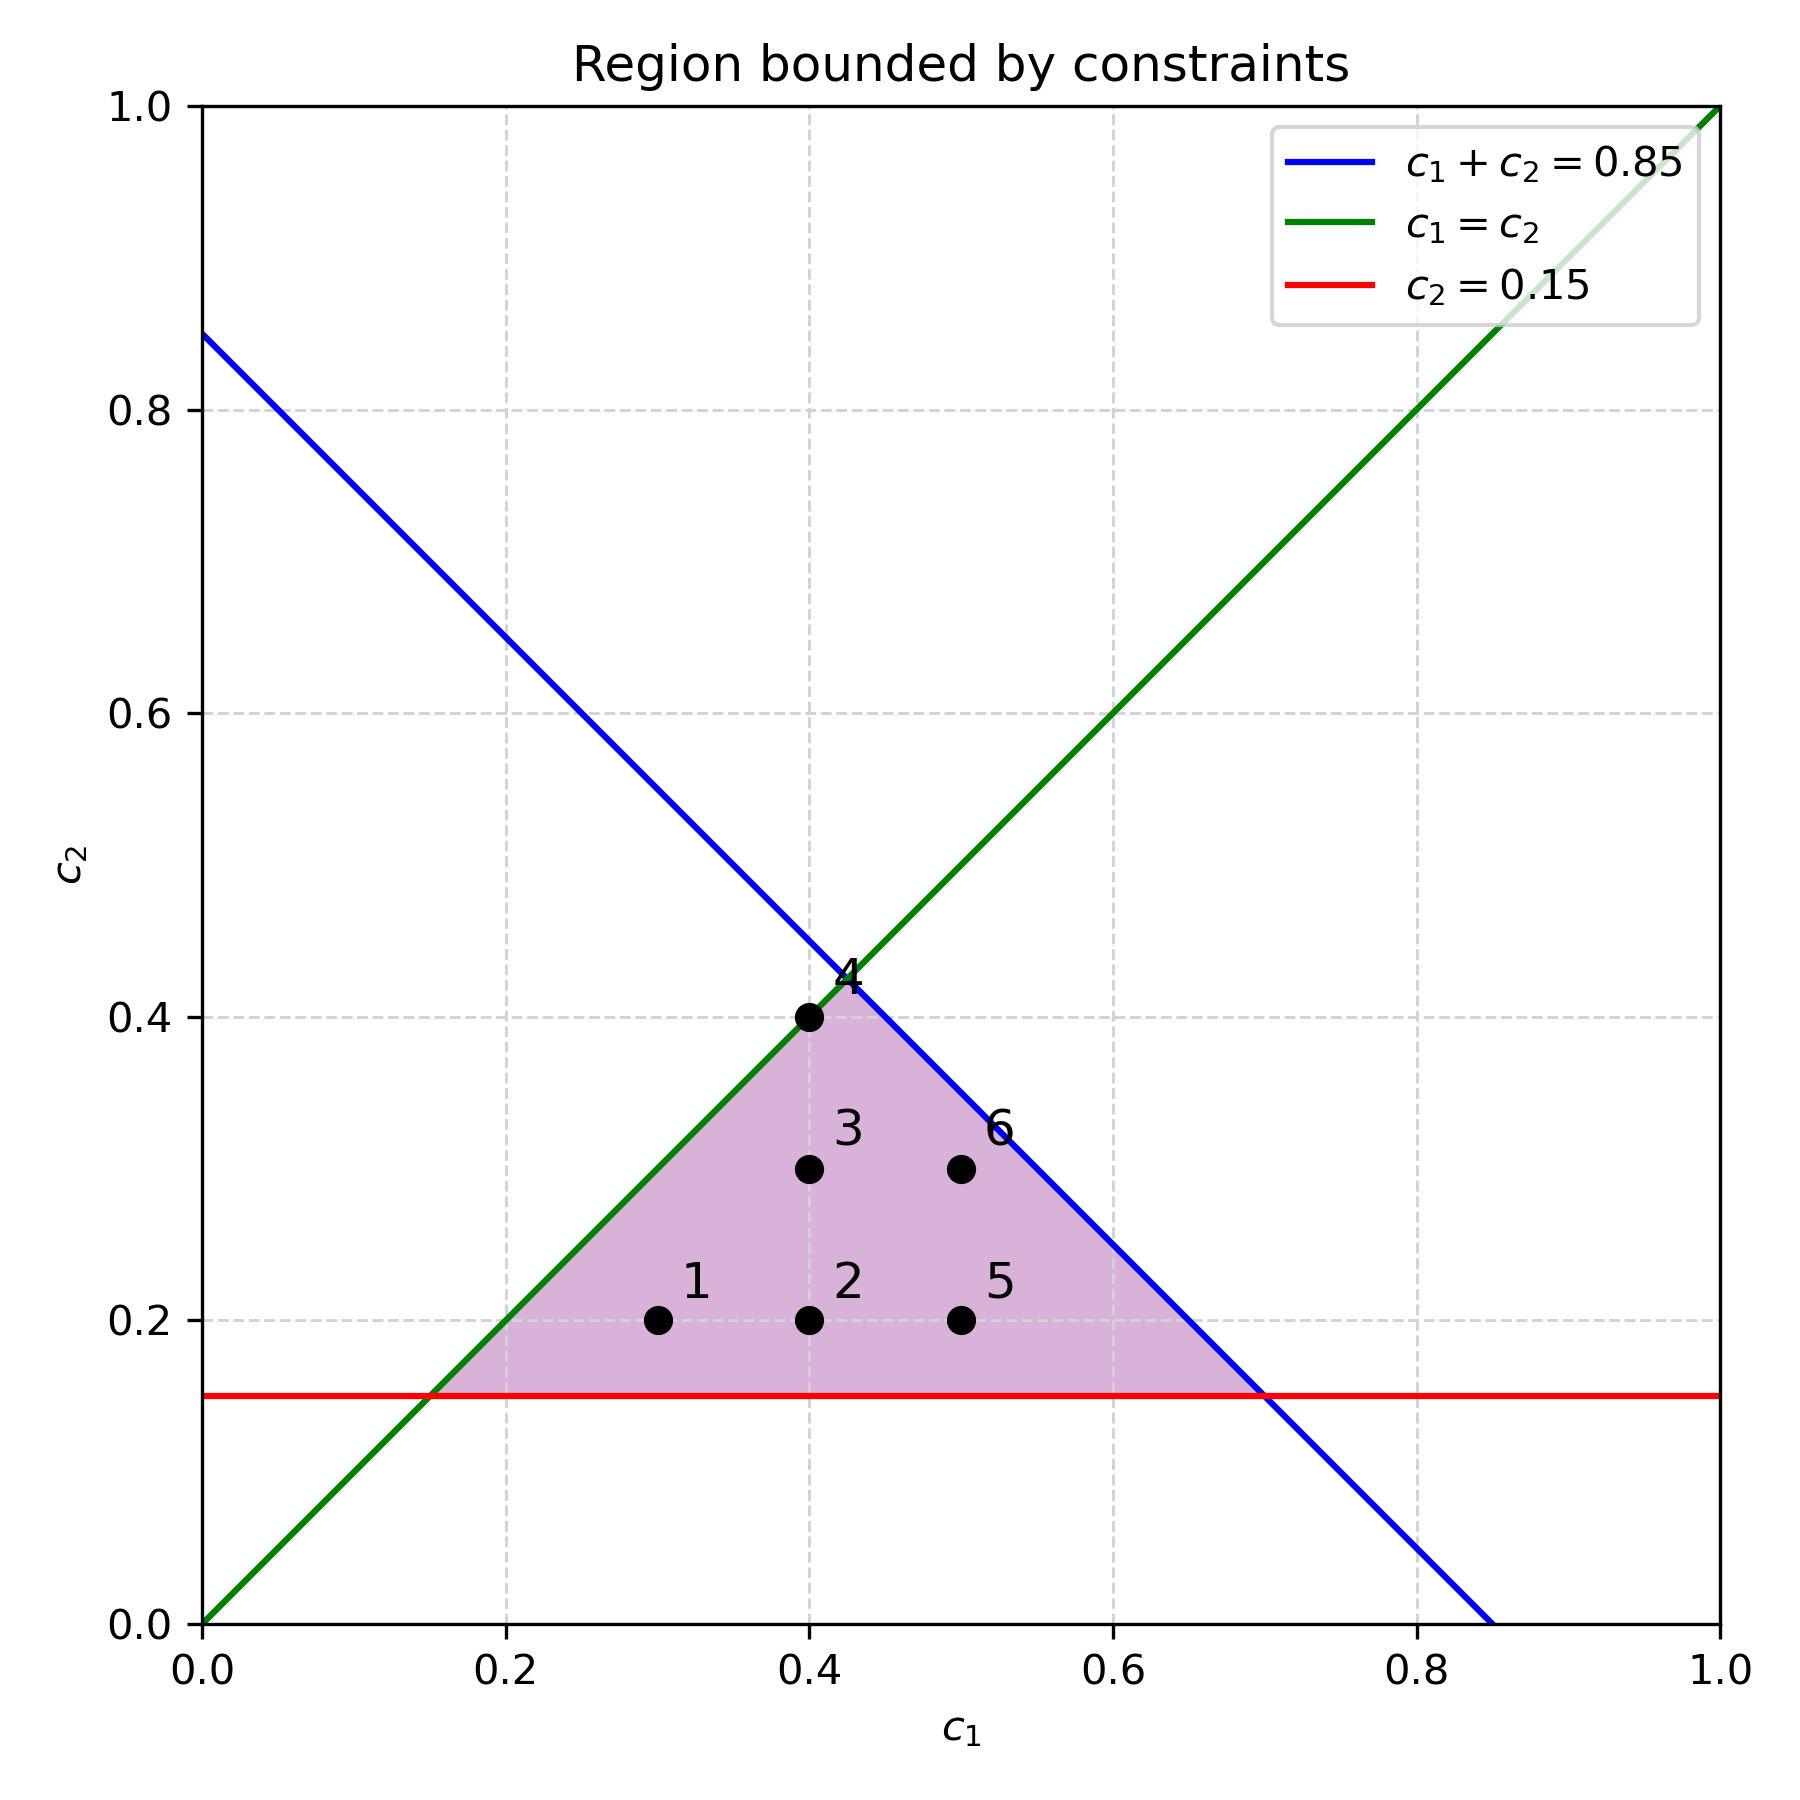

Here is the Python script that generated this plot:
import matplotlib.pyplot as plt
import numpy as np
from matplotlib.patches import Polygon

# Set up the grid
fig, ax = plt.subplots(figsize=(6, 6))
ax.set_xlim(0, 1)
ax.set_ylim(0, 1)
ax.set_aspect('equal')

# Draw grid lines every 0.2
ticks = np.arange(0, 1.01, 0.2)
ax.set_xticks(ticks)
ax.set_yticks(ticks)
ax.grid(True, which='both', color='lightgray', linestyle='--', linewidth=0.7)

# Plot the boundary lines
x = np.linspace(0, 1, 500)
ax.plot(x, 0.85 - x, label='$c_1 + c_2 = 0.85$', color='blue')
ax.plot(x, x, label='$c_1 = c_2$', color='green')
ax.axhline(0.15, label='$c_2 = 0.15$', color='red')

# Define the polygon region bounded by the three lines
region = np.array([
    [0.15, 0.15],     # Intersection of y=0.15 and x=y
    [0.7, 0.15],      # Intersection of y=0.15 and x + y = 0.85
    [0.425, 0.425]    # Intersection of x=y and x + y = 0.85
])

# Add the shaded polygon
poly = Polygon(region, closed=True, color='purple', alpha=0.3)
ax.add_patch(poly)

# Mark and annotate points
points = [(0.3, 0.2), (0.4, 0.2), (0.4, 0.3), (0.4, 0.4), (0.5, 0.2), (0.5, 0.3)]
for i, (px, py) in enumerate(points, 1):
    ax.plot(px, py, 'ko')  # black dot
    ax.text(px + 0.015, py + 0.015, f'{i}', fontsize=12, color='black')

# Labels and legend
ax.set_xlabel('$c_1$')
ax.set_ylabel('$c_2$')
ax.set_title('Region bounded by constraints')
ax.legend(loc='upper right')
plt.tight_layout()

# Save the figure as PNG
plt.savefig("bounded_region.png", dpi=300)